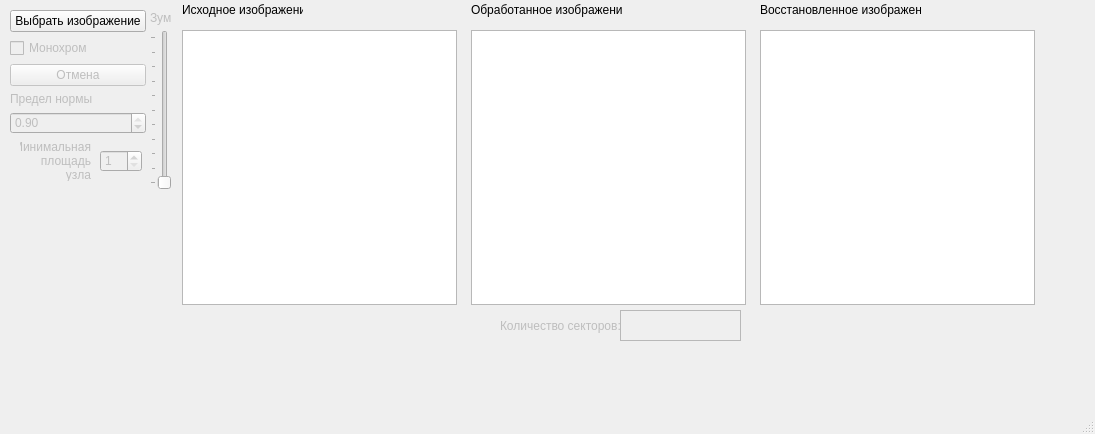
<?xml version="1.0" encoding="UTF-8"?>
<ui version="4.0">
 <class>MainWindow</class>
 <widget class="QMainWindow" name="MainWindow">
  <property name="geometry">
   <rect>
    <x>0</x>
    <y>0</y>
    <width>1095</width>
    <height>434</height>
   </rect>
  </property>
  <property name="minimumSize">
   <size>
    <width>1095</width>
    <height>434</height>
   </size>
  </property>
  <property name="windowTitle">
   <string>Main window</string>
  </property>
  <widget class="QWidget" name="centralwidget">
   <widget class="QGraphicsView" name="graphicsView_processed">
    <property name="geometry">
     <rect>
      <x>471</x>
      <y>30</y>
      <width>275</width>
      <height>275</height>
     </rect>
    </property>
   </widget>
   <widget class="QWidget" name="verticalLayoutWidget">
    <property name="geometry">
     <rect>
      <x>10</x>
      <y>10</y>
      <width>136</width>
      <height>124</height>
     </rect>
    </property>
    <layout class="QVBoxLayout" name="verticalLayout">
     <item>
      <widget class="QPushButton" name="pushButton_select">
       <property name="text">
        <string>Выбрать изображение</string>
       </property>
      </widget>
     </item>
     <item>
      <widget class="QCheckBox" name="checkBox_bw">
       <property name="enabled">
        <bool>false</bool>
       </property>
       <property name="text">
        <string>Монохром</string>
       </property>
      </widget>
     </item>
     <item>
      <widget class="QPushButton" name="pushButton_undo">
       <property name="enabled">
        <bool>false</bool>
       </property>
       <property name="text">
        <string>Отмена</string>
       </property>
      </widget>
     </item>
     <item>
      <widget class="QLabel" name="label_level">
       <property name="enabled">
        <bool>false</bool>
       </property>
       <property name="text">
        <string>Предел нормы</string>
       </property>
      </widget>
     </item>
     <item>
      <widget class="QDoubleSpinBox" name="doubleSpinBox_level">
       <property name="enabled">
        <bool>false</bool>
       </property>
       <property name="minimum">
        <double>0.250000000000000</double>
       </property>
       <property name="maximum">
        <double>0.900000000000000</double>
       </property>
       <property name="singleStep">
        <double>0.050000000000000</double>
       </property>
       <property name="value">
        <double>0.900000000000000</double>
       </property>
      </widget>
     </item>
    </layout>
   </widget>
   <widget class="QLabel" name="label_zoom">
    <property name="enabled">
     <bool>false</bool>
    </property>
    <property name="geometry">
     <rect>
      <x>150</x>
      <y>10</y>
      <width>31</width>
      <height>16</height>
     </rect>
    </property>
    <property name="text">
     <string>Зум</string>
    </property>
   </widget>
   <widget class="QLabel" name="label_processed">
    <property name="geometry">
     <rect>
      <x>471</x>
      <y>0</y>
      <width>151</width>
      <height>20</height>
     </rect>
    </property>
    <property name="text">
     <string>Обработанное изображение</string>
    </property>
   </widget>
   <widget class="QLabel" name="label_original">
    <property name="geometry">
     <rect>
      <x>182</x>
      <y>0</y>
      <width>121</width>
      <height>20</height>
     </rect>
    </property>
    <property name="text">
     <string>Исходное изображение</string>
    </property>
   </widget>
   <widget class="QLabel" name="label_recovered">
    <property name="geometry">
     <rect>
      <x>760</x>
      <y>0</y>
      <width>161</width>
      <height>20</height>
     </rect>
    </property>
    <property name="text">
     <string>Восстановленное изображение</string>
    </property>
   </widget>
   <widget class="QSlider" name="verticalSlider_zoom">
    <property name="enabled">
     <bool>false</bool>
    </property>
    <property name="geometry">
     <rect>
      <x>150</x>
      <y>30</y>
      <width>21</width>
      <height>160</height>
     </rect>
    </property>
    <property name="maximum">
     <number>100</number>
    </property>
    <property name="orientation">
     <enum>Qt::Vertical</enum>
    </property>
    <property name="tickPosition">
     <enum>QSlider::TicksAbove</enum>
    </property>
   </widget>
   <widget class="QGraphicsView" name="graphicsView_original">
    <property name="geometry">
     <rect>
      <x>182</x>
      <y>30</y>
      <width>275</width>
      <height>275</height>
     </rect>
    </property>
   </widget>
   <widget class="QGraphicsView" name="graphicsView_recovered">
    <property name="geometry">
     <rect>
      <x>760</x>
      <y>30</y>
      <width>275</width>
      <height>275</height>
     </rect>
    </property>
   </widget>
   <widget class="QSpinBox" name="spinBox_size">
    <property name="enabled">
     <bool>false</bool>
    </property>
    <property name="geometry">
     <rect>
      <x>100</x>
      <y>150</y>
      <width>42</width>
      <height>22</height>
     </rect>
    </property>
    <property name="minimum">
     <number>1</number>
    </property>
    <property name="maximum">
     <number>15</number>
    </property>
    <property name="value">
     <number>1</number>
    </property>
   </widget>
   <widget class="QLabel" name="label_size">
    <property name="enabled">
     <bool>false</bool>
    </property>
    <property name="geometry">
     <rect>
      <x>20</x>
      <y>140</y>
      <width>71</width>
      <height>41</height>
     </rect>
    </property>
    <property name="text">
     <string>Минимальная площадь узла</string>
    </property>
    <property name="alignment">
     <set>Qt::AlignRight|Qt::AlignTrailing|Qt::AlignVCenter</set>
    </property>
    <property name="wordWrap">
     <bool>true</bool>
    </property>
   </widget>
   <widget class="QTextEdit" name="textEdit_amount">
    <property name="enabled">
     <bool>false</bool>
    </property>
    <property name="geometry">
     <rect>
      <x>620</x>
      <y>310</y>
      <width>121</width>
      <height>31</height>
     </rect>
    </property>
    <property name="readOnly">
     <bool>true</bool>
    </property>
   </widget>
   <widget class="QLabel" name="label_amount">
    <property name="enabled">
     <bool>false</bool>
    </property>
    <property name="geometry">
     <rect>
      <x>500</x>
      <y>310</y>
      <width>121</width>
      <height>31</height>
     </rect>
    </property>
    <property name="text">
     <string>Количество секторов:</string>
    </property>
   </widget>
  </widget>
  <widget class="QMenuBar" name="menubar">
   <property name="geometry">
    <rect>
     <x>0</x>
     <y>0</y>
     <width>1095</width>
     <height>20</height>
    </rect>
   </property>
  </widget>
  <widget class="QStatusBar" name="statusbar"/>
 </widget>
 <resources/>
 <connections/>
</ui>
